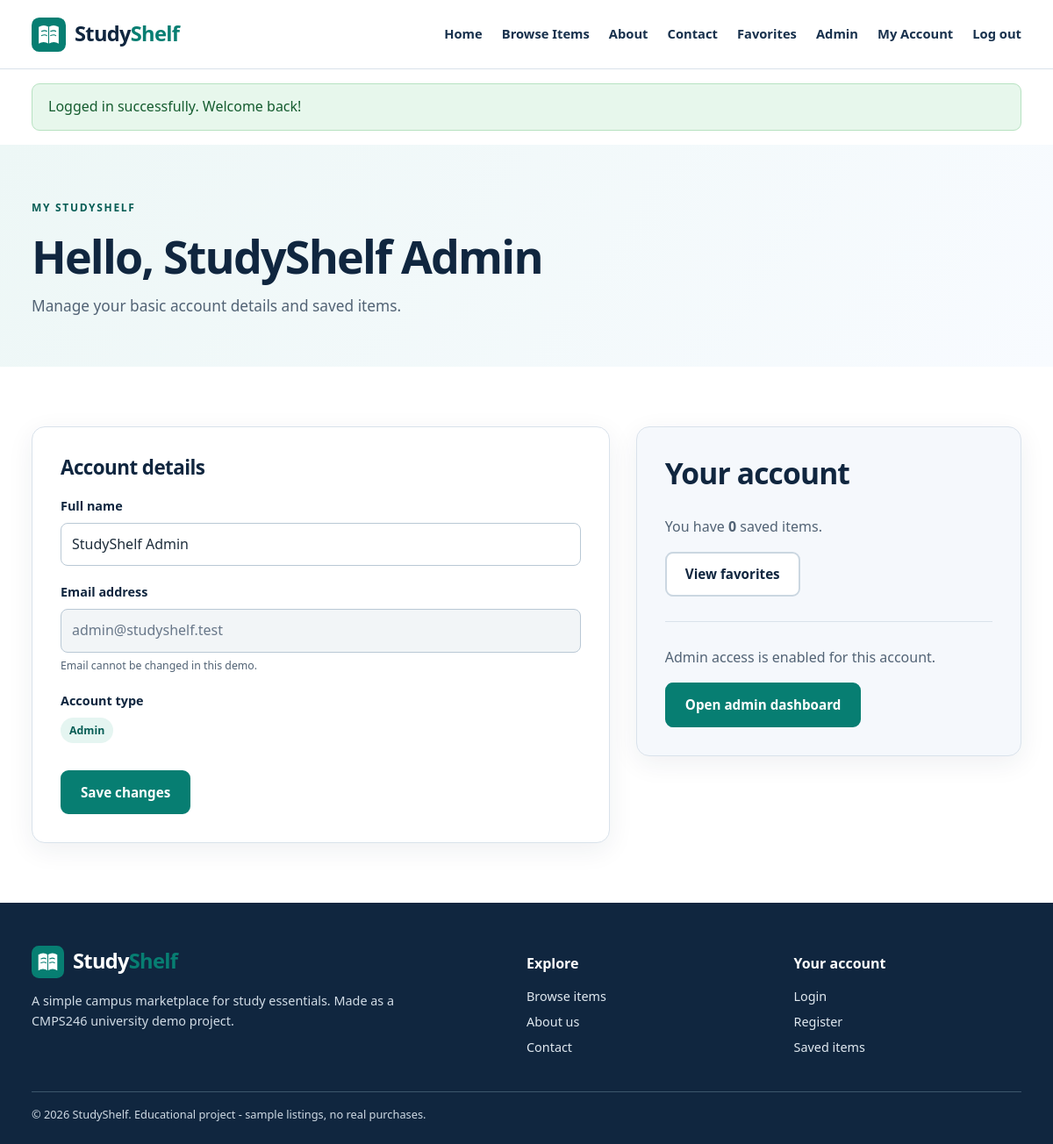
The app's page /profile.php (signed in) with its own data.
### tables this page shows
CREATE TABLE users (
    id INT AUTO_INCREMENT PRIMARY KEY,
    full_name VARCHAR(100) NOT NULL,
    email VARCHAR(150) NOT NULL UNIQUE,
    password_hash VARCHAR(255) NOT NULL,
    role ENUM('student', 'admin') NOT NULL DEFAULT 'student',
    created_at TIMESTAMP DEFAULT CURRENT_TIMESTAMP
);

### config/database.php (called while the page is built, shortened)
<?php
function db(): PDO
{
    static $connection = null;
    if ($connection !== null) {
        return $connection;
    }
    try {
        $dsn = 'mysql:host=' . DB_HOST . ';port=' . DB_PORT . ';dbname=' . DB_NAME . ';charset=utf8mb4';
        $connection = new PDO($dsn, DB_USER, DB_PASS, [
            PDO::ATTR_ERRMODE => PDO::ERRMODE_EXCEPTION,
            PDO::ATTR_DEFAULT_FETCH_MODE => PDO::FETCH_ASSOC,
            PDO::ATTR_EMULATE_PREPARES => false
        ]);
        return $connection;
    } catch (PDOException $exception) {
        http_response_code(500);
        exit('Database connection failed. Please import database/studyshelf.sql and check config/database.php.');
    }
}

### includes/functions.php (called while the page is built, shortened)
<?php
function e(?string $text): string
{
    return htmlspecialchars($text ?? '', ENT_QUOTES | ENT_SUBSTITUTE, 'UTF-8');
}
function url(string $path = ''): string
{
    return BASE_URL . ltrim($path, '/');
}
function current_user(): ?array
{
    return $_SESSION['user'] ?? null;
}
function is_admin(): bool
{
    return (current_user()['role'] ?? '') === 'admin';
}

### profile.php (the view, shortened to what this page needs)
<?php
$profile = db()->prepare('SELECT id, full_name, email, role, created_at FROM users WHERE id = ?');
$profile->execute([current_user()['id']]);
$user = $profile->fetch();
$errors = [];
$saved_stmt = db()->prepare('SELECT COUNT(*) FROM favorites WHERE user_id = ?');
$saved_stmt->execute([$user['id']]);
$saved_count = (int)$saved_stmt->fetchColumn();
require __DIR__ . '/includes/header.php';
?>
<section class="page-intro"><div class="container"><span class="eyebrow">MY STUDYSHELF</span><h1>Hello, <?= e($user['full_name']) ?></h1><p>Manage your basic account details and saved items.</p></div></section>
<section class="section"><div class="container profile-grid"><div class="form-card"><h2>Account details</h2><?php if ($errors): ?><div class="alert alert-error" role="alert"><?= e(implode(' ', $errors)) ?></div><?php endif; ?>
<form method="post" action="<?= e(url('profile.php')) ?>"><?= csrf_field() ?><div class="form-group"><label for="full_name">Full name</label><input id="full_name" name="full_name" value="<?= e($user['full_name']) ?>" required maxlength="100"></div><div class="form-group"><label for="account_email">Email address</label><input id="account_email" value="<?= e($user['email']) ?>" disabled><small>Email cannot be changed in this demo.</small></div><div class="form-group"><label>Account type</label><p class="pill inline-pill"><?= e(ucfirst($user['role'])) ?></p></div><button class="btn btn-primary" type="submit">Save changes</button></form></div>
<div class="profile-summary"><h2>Your account</h2><p>You have <strong><?= $saved_count ?></strong> saved item<?= $saved_count === 1 ? '' : 's' ?>.</p><a class="btn btn-outline" href="<?= e(url('favorites.php')) ?>">View favorites</a><?php if (is_admin()): ?><hr><p>Admin access is enabled for this account.</p><a class="btn btn-primary" href="<?= e(url('admin/index.php')) ?>">Open admin dashboard</a><?php endif; ?></div></div></section>
<?php require __DIR__ . '/includes/footer.php'; ?>

### assets/css/style.css (style rules this page uses)
:root { --navy: #18314d; --navy-dark: #10263f; --teal: #077e72; --teal-dark: #075d55; --mint: #e5f5f1; --cream: #fffaf0; --page: #ffffff; --pale: #f5f8fc; --text: #1e2d3b; --muted: #526375; --border: #d9e2eb; --danger: #ab3030; --radius: 14px; --shadow: 0 8px 30px rgba(23, 47, 72, .07); }
*, *::before, *::after { box-sizing: border-box; }
html { scroll-behavior: smooth; }
body { margin: 0; color: var(--text); background: var(--page); font: 16px/1.6 "Segoe UI", Tahoma, Arial, sans-serif; }
a { color: var(--teal-dark); text-decoration: none; }
button, input, select, textarea { font: inherit; }
button { cursor: pointer; }
.container { width: 94%; max-width: 1140px; margin: 0 auto; }
h1, h2, h3, p { margin-top: 0; }
h1, h2, h3 { color: var(--navy-dark); line-height: 1.22; }
h1 { font-size: 3.25rem; letter-spacing: -.035em; }
h2 { font-size: 2.1rem; letter-spacing: -.025em; }
p { color: var(--muted); }
.eyebrow { color: var(--teal-dark); display: inline-block; font-size: .75rem; font-weight: 800; letter-spacing: .14em; margin-bottom: 14px; }
.section { padding: 68px 0; }
.page-intro { background: linear-gradient(125deg, #edf7f6, #f8fbff); padding: 58px 0 55px; }
.page-intro h1 { margin-bottom: 12px; }
.page-intro p { max-width: 700px; margin-bottom: 0; font-size: 1.08rem; }
.btn { display: inline-flex; align-items: center; justify-content: center; gap: 8px; border: 2px solid transparent; border-radius: 9px; padding: 11px 21px; min-height: 45px; font-size: .95rem; font-weight: 750; text-align: center; text-decoration: none; transition: background .15s, transform .15s; }
.btn-primary { background: var(--teal); color: white; border-color: var(--teal); }
.btn-outline { background: #fff; color: var(--navy-dark); border-color: #cbd7e1; }
.pill { font-size: .77rem; font-weight: 750; border-radius: 999px; background: var(--mint); color: var(--teal-dark); padding: 5px 10px; }
.form-card, .auth-card, .profile-summary { background: #fff; border: 1px solid var(--border); border-radius: 15px; padding: 32px; box-shadow: var(--shadow); }
.form-card h2 { font-size: 1.4rem; }
.form-group { margin-bottom: 18px; min-width: 0; }
.form-group label { display: block; font-weight: 750; color: var(--navy-dark); font-size: .9rem; margin-bottom: 8px; }
.form-group input, .form-group textarea, .form-group select { width: 100%; border: 1px solid #b9c8d5; background: white; border-radius: 8px; color: var(--text); padding: 11px 12px; outline-offset: 2px; }
.form-group input:disabled { background: #f2f5f7; color: #687789; }
.form-group small { display: block; color: var(--muted); margin-top: 5px; font-size: .77rem; }
.profile-grid { display: grid; grid-template-columns: 1.5fr 1fr; gap: 30px; align-items: start; }
.profile-summary { background: var(--pale); }
.profile-summary hr { border: 0; border-top: 1px solid var(--border); margin: 28px 0; }
.inline-pill { display: inline-block; }

### records on screen
users: full_name "StudyShelf Admin", email "admin@studyshelf.test", role "Admin"

### other values on screen
$flash_message['message'] "Logged in successfully. Welcome back!"
$saved_count "0"
